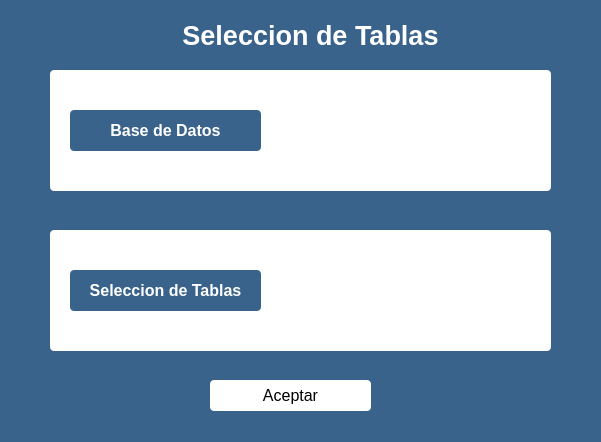
<?xml version="1.0" encoding="UTF-8"?>
<ui version="4.0">
 <class>Dialog</class>
 <widget class="QDialog" name="Dialog">
  <property name="geometry">
   <rect>
    <x>0</x>
    <y>0</y>
    <width>601</width>
    <height>442</height>
   </rect>
  </property>
  <property name="windowTitle">
   <string>Seleccion de Tablas</string>
  </property>
  <property name="styleSheet">
   <string notr="true">background-color: rgb(58, 99, 140);</string>
  </property>
  <widget class="QPushButton" name="acceptTableSelectionButton">
   <property name="geometry">
    <rect>
     <x>210</x>
     <y>380</y>
     <width>161</width>
     <height>31</height>
    </rect>
   </property>
   <property name="font">
    <font>
     <family>Segoe UI</family>
     <pointsize>12</pointsize>
     <weight>50</weight>
     <bold>false</bold>
    </font>
   </property>
   <property name="styleSheet">
    <string notr="true">color: rgb(0, 0, 0);
background-color: rgb(255, 255, 255);
border-radius: 4px;
</string>
   </property>
   <property name="text">
    <string>Aceptar</string>
   </property>
  </widget>
  <widget class="QFrame" name="databaseSelectionContainer">
   <property name="geometry">
    <rect>
     <x>50</x>
     <y>70</y>
     <width>501</width>
     <height>121</height>
    </rect>
   </property>
   <property name="styleSheet">
    <string notr="true">background-color: rgb(255, 255, 255);
border-radius: 4px;
</string>
   </property>
   <property name="frameShape">
    <enum>QFrame::StyledPanel</enum>
   </property>
   <property name="frameShadow">
    <enum>QFrame::Raised</enum>
   </property>
   <widget class="QLabel" name="databaseSelectionLabel">
    <property name="geometry">
     <rect>
      <x>20</x>
      <y>40</y>
      <width>191</width>
      <height>41</height>
     </rect>
    </property>
    <property name="font">
     <font>
      <family>Segoe UI</family>
      <pointsize>12</pointsize>
      <weight>75</weight>
      <bold>true</bold>
     </font>
    </property>
    <property name="styleSheet">
     <string notr="true">color: rgb(255, 255, 255);
background-color: rgb(58, 99, 140);
border-radius: 4px;</string>
    </property>
    <property name="text">
     <string>Base de Datos</string>
    </property>
    <property name="alignment">
     <set>Qt::AlignCenter</set>
    </property>
   </widget>
   <widget class="QTableWidget" name="databaseOptionsTable">
    <property name="geometry">
     <rect>
      <x>250</x>
      <y>40</y>
      <width>211</width>
      <height>51</height>
     </rect>
    </property>
   </widget>
  </widget>
  <widget class="QFrame" name="tableSelectionContainer">
   <property name="geometry">
    <rect>
     <x>50</x>
     <y>230</y>
     <width>501</width>
     <height>121</height>
    </rect>
   </property>
   <property name="styleSheet">
    <string notr="true">background-color: rgb(255, 255, 255);
border-radius: 4px;
</string>
   </property>
   <property name="frameShape">
    <enum>QFrame::StyledPanel</enum>
   </property>
   <property name="frameShadow">
    <enum>QFrame::Raised</enum>
   </property>
   <widget class="QLabel" name="tableSelectionLabel">
    <property name="geometry">
     <rect>
      <x>20</x>
      <y>40</y>
      <width>191</width>
      <height>41</height>
     </rect>
    </property>
    <property name="font">
     <font>
      <family>Segoe UI</family>
      <pointsize>12</pointsize>
      <weight>75</weight>
      <bold>true</bold>
     </font>
    </property>
    <property name="styleSheet">
     <string notr="true">color: rgb(255, 255, 255);
background-color: rgb(58, 99, 140);
border-radius: 4px;</string>
    </property>
    <property name="text">
     <string>Seleccion de Tablas</string>
    </property>
    <property name="alignment">
     <set>Qt::AlignCenter</set>
    </property>
   </widget>
   <widget class="QTableWidget" name="tableOptionTable">
    <property name="geometry">
     <rect>
      <x>260</x>
      <y>30</y>
      <width>211</width>
      <height>51</height>
     </rect>
    </property>
   </widget>
  </widget>
  <widget class="QLabel" name="tableSelectionWindowLabel">
   <property name="geometry">
    <rect>
     <x>160</x>
     <y>20</y>
     <width>301</width>
     <height>31</height>
    </rect>
   </property>
   <property name="font">
    <font>
     <family>Segoe UI</family>
     <pointsize>20</pointsize>
     <weight>75</weight>
     <bold>true</bold>
    </font>
   </property>
   <property name="styleSheet">
    <string notr="true">color: rgb(255, 255, 255);</string>
   </property>
   <property name="text">
    <string>Seleccion de Tablas</string>
   </property>
   <property name="alignment">
    <set>Qt::AlignCenter</set>
   </property>
  </widget>
  <zorder>databaseSelectionContainer</zorder>
  <zorder>acceptTableSelectionButton</zorder>
  <zorder>tableSelectionContainer</zorder>
  <zorder>tableSelectionWindowLabel</zorder>
 </widget>
 <resources/>
 <connections/>
</ui>
